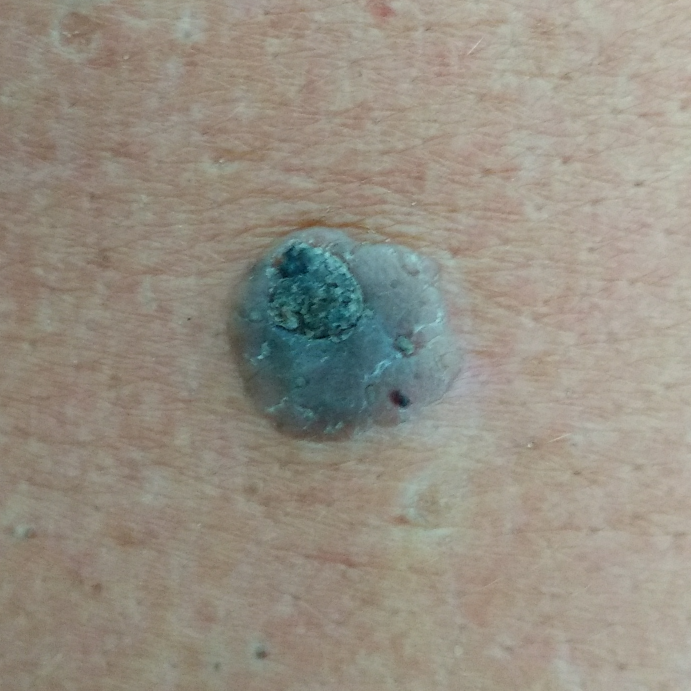
#> input picture testing/testimages/PAT_1832_3597_594.png, 1381 x 1381 px (shown at 1/2 size)
$ python image_segmenter.py
#> lines starting #> are read from the running program, lines starting #| are printed output that depends on the picture
# Import some packages we have used so far + new ones for segmentation

import numpy as np
import matplotlib.pyplot as plt
from skimage.color import rgb2gray
from skimage import data

from skimage.filters import gaussian
from skimage.segmentation import active_contour
import os

# Now with skin lesions
# Read files from /testimages
# file_im = 'testimages/PAT_1089_375_677.png'
file_im = 'testimages/PAT_1832_3597_594.png'

im = plt.imread(file_im)
#> im is the input picture: shape (1381, 1381, 4) float32; mean R, G, B, A 0.586, 0.562, 0.515, 1
# Remove fourth dimension - transparency
im = im[:,:,:3]
#> im: shape (1381, 1381, 3) float32
im = rgb2gray(im)
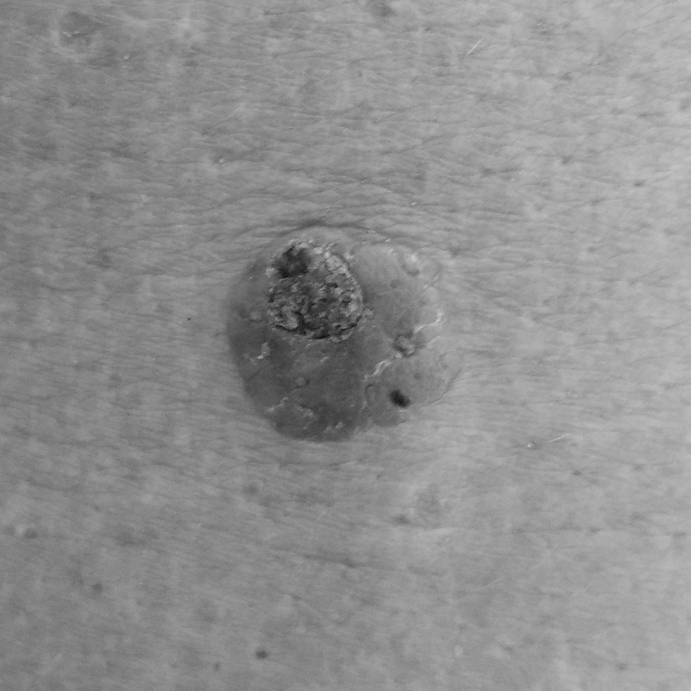
#> im: shape (1381, 1381) float32 (shown at 1/2 size); min 0.0475, max 0.813, mean 0.564
# im = im[0:1500,1000:2500]

#Resize for speed
from skimage.transform import resize
im = resize(im, (im.shape[0] // 3, im.shape[1] // 3), anti_aliasing=True)
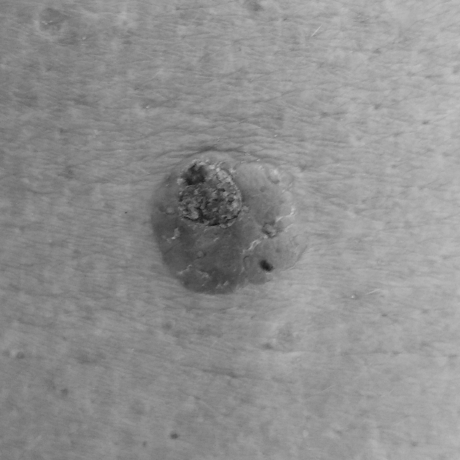
#> im: shape (460, 460) float32; min 0.0844, max 0.774, mean 0.564

# Controllable variables
blur = int(im.shape[0]/50)
#> blur = 9
points = int(0.52*im.shape[0]+16.92)
#> points = 256
# points = int(np.log(im.shape[0])*10)

radius = im.shape[0]/3
#> radius = 153.3


im2 = gaussian(im, blur)
plt.imshow(im2, cmap="gray")

# Circle for this image
s = np.linspace(0, 2*np.pi, points)   #Number of points on the circle
#> s = 256 values from 0 to 6.28
r = im.shape[0]/2 + radius*np.sin(s)            #Row
c = im.shape[1]/2 + radius*np.cos(s)            #Column
init2 = np.array([r, c]).T

# Run active contour segmentation, the snake will be an array of the same shape as init
snake = active_contour(im2, init2, w_line=0)
#> snake = 256 pairs, first value 162.8 to 292.2, second value 157.5 to 300.4


# Show
fig, ax = plt.subplots(figsize=(7, 7))
ax.imshow(im, cmap=plt.cm.gray)
ax.plot(init2[:, 1], init2[:, 0], '--r', lw=3)
ax.plot(snake[:, 1], snake[:, 0], '-b', lw=3)

plt.show()
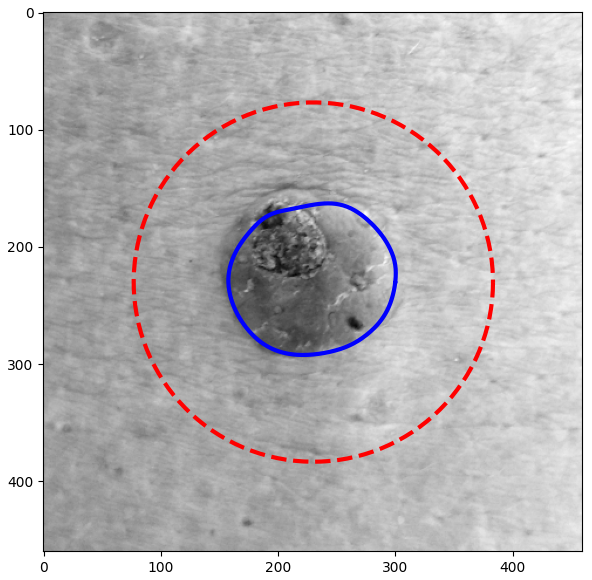
#> figure drawn by matplotlib, 1 panel
print(file_im)
print(im.shape[0])
#| 460

$ run again, with testing/testimages/PAT_1089_375_677.png copied over testing/testimages/PAT_1832_3597_594.png
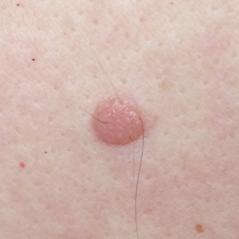
#> input picture testing/testimages/PAT_1089_375_677.png, 239 x 239 px
#> im is the input picture: shape (239, 239, 3) float32; mean R, G, B 0.82, 0.709, 0.678
#> `im = rgb2gray(im)`:
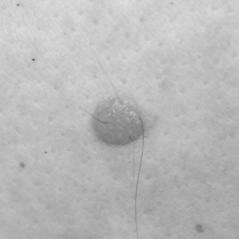
#> im: shape (239, 239) float32; min 0.406, max 0.876, mean 0.73
#> snake = 58 pairs, first value 32.23 to 47.48, second value 30.05 to 47.61
#> `plt.show()`:
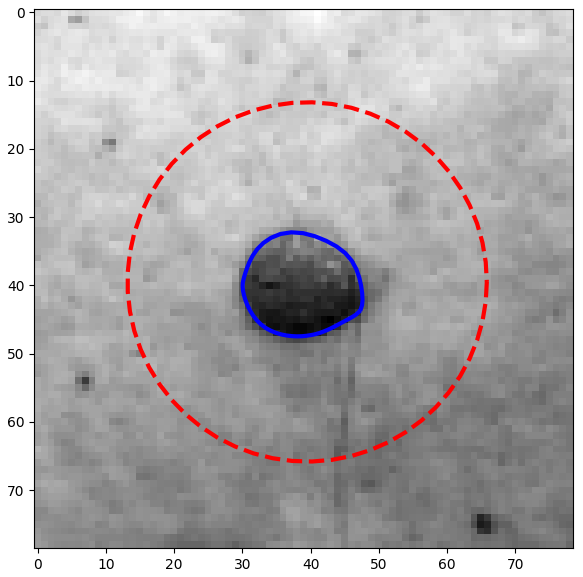
#> figure drawn by matplotlib, 1 panel
#| 79

$ run again, with testing/testimages/PAT_1014_85_22.png copied over testing/testimages/PAT_1832_3597_594.png
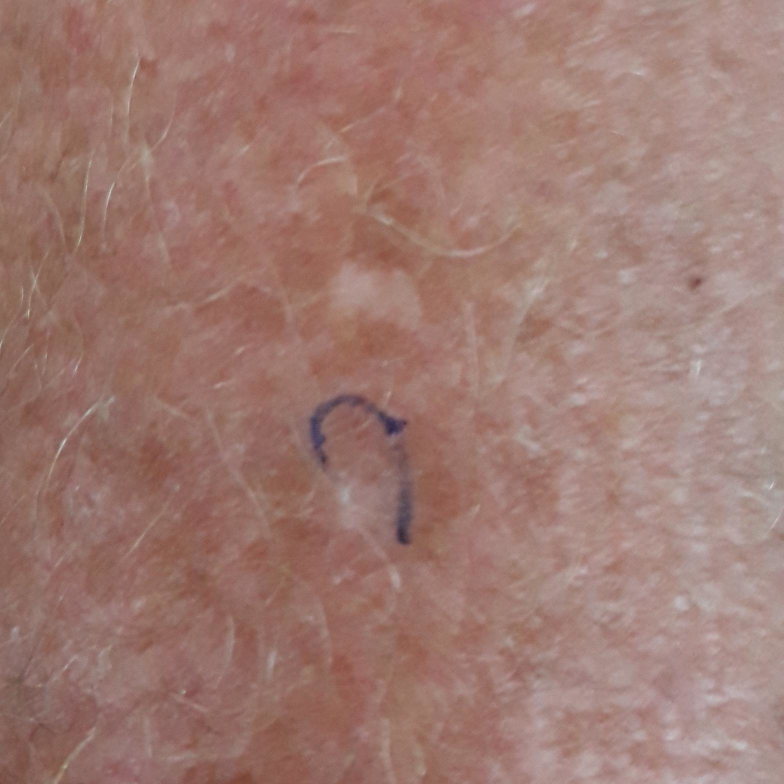
#> input picture testing/testimages/PAT_1014_85_22.png, 1568 x 1568 px (shown at 1/2 size)
#> im is the input picture: shape (1568, 1568, 3) float32; mean R, G, B 0.621, 0.478, 0.446
#> `im = resize(im, (im.shape[0] // 3, im.shape[1] // 3), anti_aliasing=Tr..`:
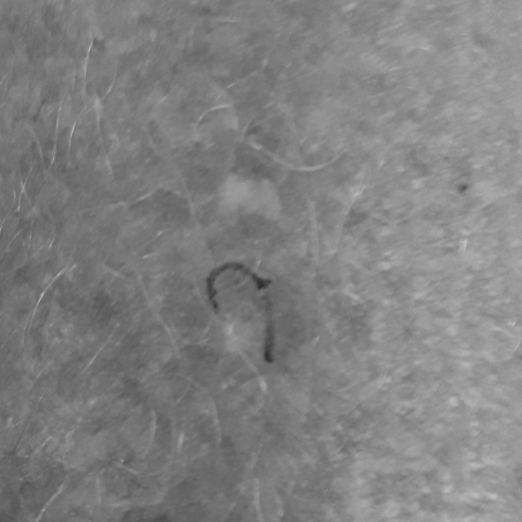
#> im: shape (522, 522) float32; min 0.168, max 0.779, mean 0.506
#> snake = 288 pairs, first value 128.6 to 394.1, second value 127.9 to 394.6
#> `plt.show()`:
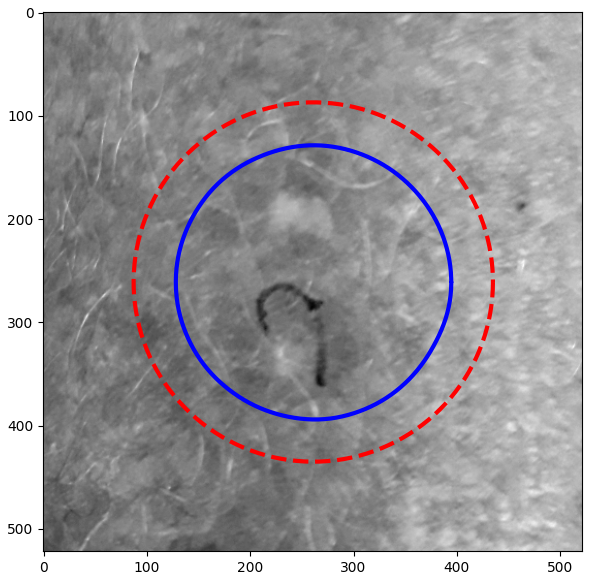
#> figure drawn by matplotlib, 1 panel
#| 522

$ run again, with testing/testimages/PAT_1021_112_40.png copied over testing/testimages/PAT_1832_3597_594.png
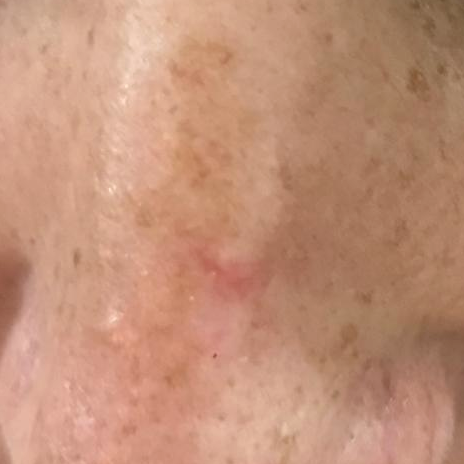
#> input picture testing/testimages/PAT_1021_112_40.png, 464 x 464 px
#> im is the input picture: shape (464, 464, 4) float32; mean R, G, B, A 0.759, 0.567, 0.47, 1
#> `im = rgb2gray(im)`:
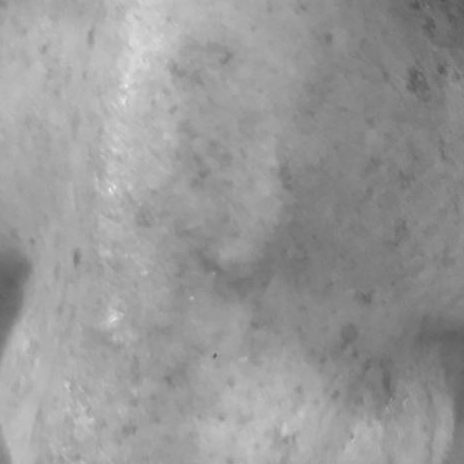
#> im: shape (464, 464) float32; min 0.329, max 0.91, mean 0.601
#> snake = 97 pairs, first value 61.1 to 97.61, second value 60.24 to 92.17
#> `plt.show()`:
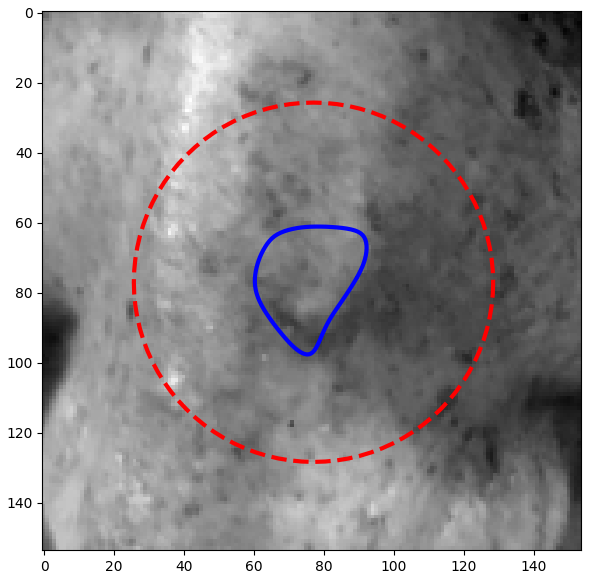
#> figure drawn by matplotlib, 1 panel
#| 154
